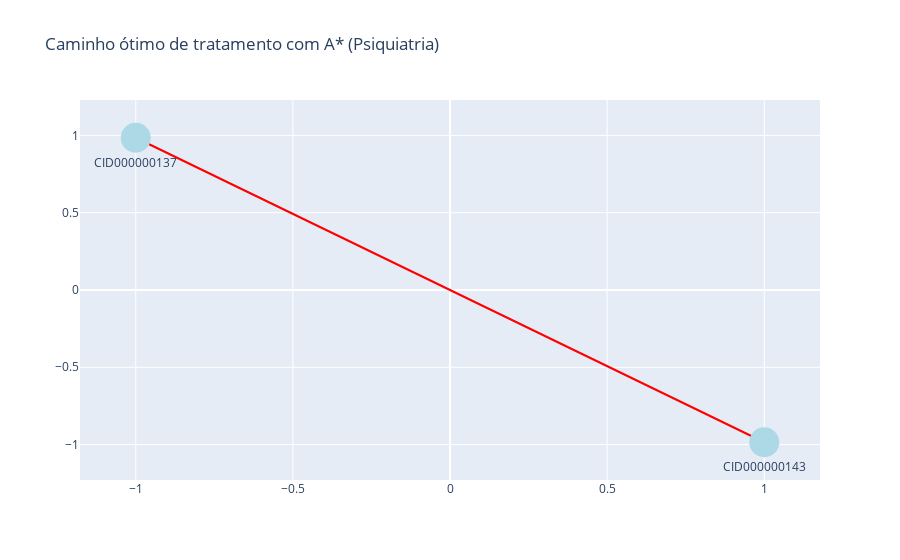

Notebook code for this chart:
### Code cell
# Importância dos efeitos para o paciente
perfil_paciente = {'Abdominal pain': 0.02, 'Headache': 0.0379404}

# Função para calcular impacto (custo g)
def calcular_impacto(medicamento):
    efeitos = medicamentos[medicamento]["efeitos"]
    score = sum(
        efeitos.get(efeito, 0.0) * peso  # retorna 0.0 se o efeito não estiver no dicionário
        for efeito, peso in perfil_paciente.items()
    )
    return score

# Heurística (quanto falta para 100% de sucesso)
def heuristica(sucesso_acumulado):
    return (1 - sucesso_acumulado)

# A* Search
def a_star_tratamento():
    inicio = ("", 0.0, [], 0.0)  # (último medicamento, sucesso acumulado, caminho, custo total)
    fronteira = []
    heapq.heappush(fronteira, (heuristica(0.0), inicio))

    visitados = set()

    while fronteira:
        prioridade, (ultimo_med, sucesso_acum, caminho, custo_total) = heapq.heappop(fronteira)

        if sucesso_acum >= 0.9:
            print(f"Sequência de tratamento encontrada: {caminho}")
            print(f"Custo total (efeitos colaterais acumulados): {custo_total:.2f}")
            return caminho

        for med in medicamentos:
            if med not in caminho:  # evita repetir o mesmo medicamento
                novo_sucesso = min(sucesso_acum + medicamentos[med]["sucesso"], 1.0)
                impacto = calcular_impacto(med)
                novo_caminho = caminho + [med]
                novo_custo_total = custo_total + impacto

                prioridade = novo_custo_total + heuristica(novo_sucesso)
                estado = (med, novo_sucesso, novo_caminho, novo_custo_total)

                if tuple(novo_caminho) not in visitados:
                    heapq.heappush(fronteira, (prioridade, estado))
                    visitados.add(tuple(novo_caminho))

    return []

# Executa o A* e obtém o caminho ótimo
caminho_otimo = a_star_tratamento()

# Cria grafo com NetworkX
G = nx.DiGraph()
for i in range(len(caminho_otimo) - 1):
    G.add_edge(caminho_otimo[i], caminho_otimo[i+1])

# Posições dos nós
pos = nx.spring_layout(G, seed=42)

# Prepara coordenadas das arestas
edge_x = []
edge_y = []
for edge in G.edges():
    x0, y0 = pos[edge[0]]
    x1, y1 = pos[edge[1]]
    edge_x.extend([x0, x1, None])
    edge_y.extend([y0, y1, None])

edge_trace = go.Scatter(x=edge_x, y=edge_y, line=dict(width=2, color='red'), mode='lines')

# Prepara coordenadas dos nós
node_x = []
node_y = []
node_text = []
for node in G.nodes():
    x, y = pos[node]
    node_x.append(x)
    node_y.append(y)
    node_text.append(node)

node_trace = go.Scatter(
    x=node_x, y=node_y,
    mode='markers+text',
    text=node_text,
    marker=dict(size=30, color='lightblue'),
    textposition="bottom center"
)

# Mostra grafo
fig = go.Figure(data=[edge_trace, node_trace])
fig.update_layout(title='Caminho ótimo de tratamento com A* (Psiquiatria)', showlegend=False)
fig.show()

### Figure 1 — Plotly figure (JSON) as saved in the notebook; plotly's stock layout.template omitted (floating-point values rounded to 4 significant figures)
{"data": [{"line": {"color": "red", "width": 2}, "mode": "lines", "type": "scatter", "x": [-1.0, 1, null], "y": [0.9849, -0.9849, null]}, {"marker": {"color": "lightblue", "size": 30}, "mode": "markers+text", "text": ["CID000000137", "CID000000143"], "textposition": "bottom center", "type": "scatter", "x": [-1.0, 1], "y": [0.9849, -0.9849]}], "layout": {"showlegend": false, "title": {"text": "Caminho ótimo de tratamento com A* (Psiquiatria)"}}}
